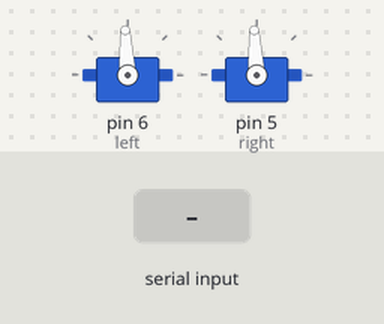
The sketch below on a simulated Arduino Uno, built with avr-gcc and run on an emulated ATmega328P. Shown: 2 × servo. The inputs (shaded band) are chosen by the test bench.

Above: at 2.4 s.
2.5 s: byte 102 ('f') received over Serial
At 3.2 s:
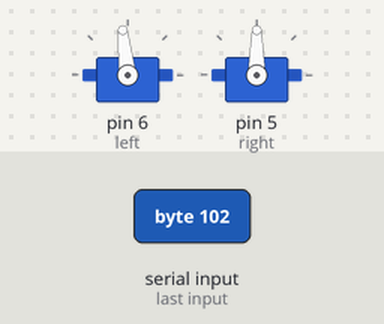
4.0 s: "t90\n" received over Serial
At 4.4 s:
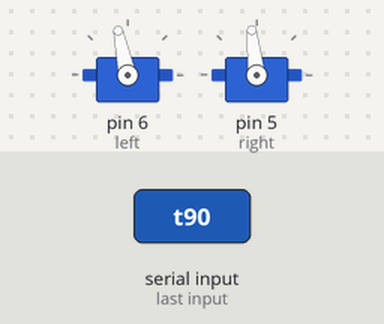
5.5 s: "t,45\n" received over Serial
At 6.7 s:
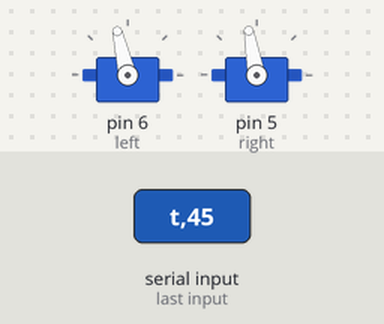
7.0 s: byte 98 ('b') received over Serial
At 7.8 s:
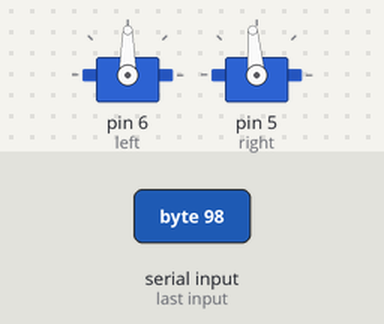
8.5 s: "t90\n" received over Serial
At 9.0 s:
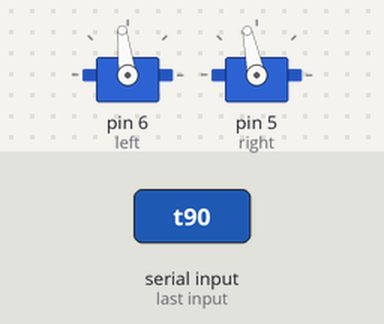
Timing chart, 0 to 11.0 s (numbered marks = the images above; inputs shaded):
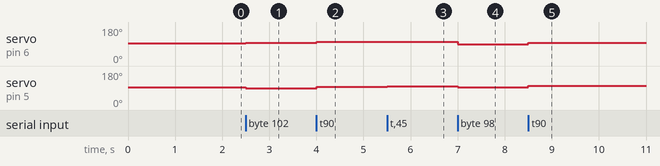

Measured:
- after the input at 2.5 s, servo on pin 6 (left): 93° → 96° at once; servo on pin 5 (right): 93° → 90° at once
- after the input at 4.0 s, servo on pin 6 (left): 96° → 102° at once; servo on pin 5 (right): 90° → 96° at once
- after the input at 5.5 s, servo on pin 6 (left): 102° → 103° at once; servo on pin 5 (right): 96° → 100° at once
- after the input at 7.0 s, servo on pin 6 (left): 103° → 90° at once; servo on pin 5 (right): 100° → 95° at once
- after the input at 8.5 s, servo on pin 6 (left): 90° → 97° at once; servo on pin 5 (right): 95° → 102° at once

The sketch:

Servo.ino
```cpp
/*
Commands:
!<left_val>n<right_val> = change speeds
? = get speeds in rpm
d = get distance
a = get angle
r = reset (put all to zero);
t = given angular rate
f = move forward
b = move back;


*/
#include <Servo.h>
#define ECHO "+\n"
#define R_WHEEL 3.3    //cm
#define R_VEHICLE 5.8  //cm
#define DELAY 0.1 //ms
double PleftT = 0;
double PrightT = 0;

double leftT = 1500;
double rightT = 1500;

Servo left, right;

void GivenHeading(double theta);
void UpdateParams(double l,double r);

void setup() {
  // put your setup code here, to run once:
  Serial.begin(9600);
  //Serial.print(ECHO);
  left.attach(6);
  right.attach(5);
  left.writeMicroseconds(leftT);
  right.writeMicroseconds(rightT);
  //Serial.print(ECHO);
  while(!(Serial.available())){}
  //Serial.print(ECHO);
 Serial.flush();
 //Serial.print(ECHO);
}

void loop() {
  // put your main code here, to run repeatedly:
   if(Serial.available())
  {
    char str = Serial.read();
    if(str == '!')
    {
     // Serial.print(ECHO);
      PleftT = Serial.parseFloat(); //these are in rpm
      PrightT = Serial.parseFloat();

       //Serial.flush();

      //cap it at between -200 and 200;
      UpdateParams(PleftT,PrightT);
      //Serial.print(ECHO);

    }
    else if(str == '?')
    {
     //Serial.flush();
      //Serial.print(ECHO);
      String ret;
      ret.concat(PleftT);
      ret.concat(',');
      ret.concat(PrightT);
      ret.concat("\n");
      Serial.print(ret);
      //Serial.flush();
     // Serial.print(ECHO);
    }
    else if(str == 't')
    {
      //Serial.print(ECHO);
      double theta = Serial.parseFloat();
      GivenHeading(theta);
      //Serial.print(ECHO);
    }
    /*
    else if(str == 'd')
    {
      Serial.print(distance);
      Serial.print("\n");
      Serial.print((rpm_left + rpm_right)/2);
      distance = 0; //reset distance count;
      Serial.flush();
    }
    else if(str == 'a')
    {
      Serial.print(angle);
      Serial.print("\n");
      angle = 0;
      Serial.flush();
    }*/
    else if(str == 'r')
    {
      left.writeMicroseconds(1500);
      right.writeMicroseconds(1500);

      PrightT = 0;
      PleftT = 0;

      //Serial.print(ECHO);
    }
    else if(str == 'f')
    {
      UpdateParams(30,30);
      //Serial.print(ECHO);
    }
    else if(str == 'b')
    {
      UpdateParams(-25,-25);
      //Serial.print(ECHO);
    }
    else
    {
      //Serial.print("-\n");
      Serial.flush();
    }
  }
  Serial.flush();
   delay(DELAY); //0.1ms delay

}

void GivenHeading(double theta)
{
  double a = 1;
  double l = 1;
  double r = 1;
  double rpm = abs(theta*15/PI);
  double T = a*((1.5943*rpm-0.0638))*DELAY;
  double TL = l*T;
  double TR = r*T;

  if(theta > 0)
  {
    PleftT = PleftT + TL;
    PrightT = PrightT - TR;
    UpdateParams(PleftT,PrightT);

  }
  if (theta < 0)
  {
    PleftT = PleftT - TL;
    PrightT = PrightT + TR;
    UpdateParams(PleftT,PrightT);
  }
}

void UpdateParams(double l, double r)
{
  PleftT = l;
  PrightT = r;

  if(PleftT > 110){PleftT = 110;}
      else if(PleftT <-110){PleftT = -110;}

       if(PrightT > 110){PrightT = 110;}
      else if(PrightT <-110){PrightT = -110;}

      if(PleftT < 5 && PleftT > -5){PleftT = 0;}
      if(PrightT < 5 && PrightT > -5){PrightT = 0;}


        leftT =  (PleftT + 1500);
        rightT =  (-PrightT + 1500);
        left.writeMicroseconds(leftT);
        right.writeMicroseconds(rightT);

}
```
